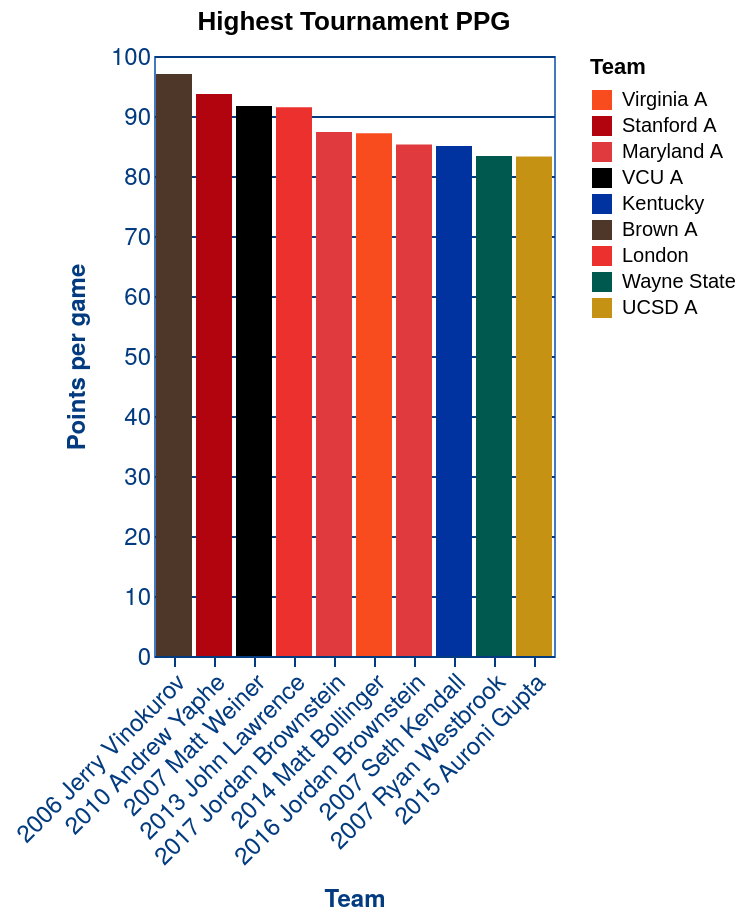

Write the Vega-Lite specification saved for this chart.
### Vega-Lite specification from a JSON file in a GitHub repository (floating-point values rounded to 4 significant figures)
{"$schema": "https://vega.github.io/schema/vega-lite/v5.json", "config": {"axisX": {"domain": true, "domainColor": "#023B7F", "domainWidth": 1, "grid": false, "labelAngle": 0, "labelColor": "#023B7F", "labelFont": "Helvetica Neue", "labelFontSize": 12, "tickColor": "#023B7F", "titleColor": "#023B7F", "titleFont": "Helvetica Neue", "titleFontSize": 12, "titlePadding": 10}, "axisY": {"domain": false, "grid": true, "gridColor": "#023B7F", "gridWidth": 1, "labelAngle": 0, "labelColor": "#023B7F", "labelFont": "Helvetica Neue", "labelFontSize": 12, "ticks": false, "titleColor": "#023B7F", "titleFont": "Helvetica Neue", "titleFontSize": 12, "titlePadding": 10}, "mark": {"color": "#4279C1", "fill": "#7EB7FD"}, "view": {"stroke": "#4279C1"}}, "data": {"values": [{"PPG": 93.68, "player": "Andrew Yaphe", "ppg": 93.68, "team": "Stanford A", "team_tournament": "2010 Andrew Yaphe", "tournament": "ACF Nationals 2010"}, {"PPG": 83.25, "player": "Auroni Gupta", "ppg": 83.25, "team": "UCSD A", "team_tournament": "2015 Auroni Gupta", "tournament": "ACF Nationals 2015"}, {"PPG": 97, "player": "Jerry Vinokurov", "ppg": 97, "team": "Brown A", "team_tournament": "2006 Jerry Vinokurov", "tournament": "ACF Nationals 2006"}, {"PPG": 91.47, "player": "John Lawrence", "ppg": 91.47, "team": "London", "team_tournament": "2013 John Lawrence", "tournament": "ACF Nationals 2013"}, {"PPG": 85.26, "player": "Jordan Brownstein", "ppg": 85.26, "team": "Maryland A", "team_tournament": "2016 Jordan Brownstein", "tournament": "ACF Nationals 2016"}, {"PPG": 87.33, "player": "Jordan Brownstein", "ppg": 87.33, "team": "Maryland A", "team_tournament": "2017 Jordan Brownstein", "tournament": "ACF Nationals 2017"}, {"PPG": 87.11, "player": "Matt Bollinger", "ppg": 87.11, "team": "Virginia A", "team_tournament": "2014 Matt Bollinger", "tournament": "ACF Nationals 2014"}, {"PPG": 91.67, "player": "Matt Weiner", "ppg": 91.67, "team": "VCU A", "team_tournament": "2007 Matt Weiner", "tournament": "ACF Nationals 2007"}, {"PPG": 83.33, "player": "Ryan Westbrook", "ppg": 83.33, "team": "Wayne State", "team_tournament": "2007 Ryan Westbrook", "tournament": "ACF Nationals 2007"}, {"PPG": 85, "player": "Seth Kendall", "ppg": 85, "team": "Kentucky", "team_tournament": "2007 Seth Kendall", "tournament": "ACF Nationals 2007"}]}, "datasets": {"data-d3a0498fd9d3742ac46686e002c2f8b0": [{"PPG": 93.68, "player": "Andrew Yaphe", "ppg": 93.68, "team": "Stanford A", "team_tournament": "2010 Andrew Yaphe", "tournament": "ACF Nationals 2010"}, {"PPG": 83.25, "player": "Auroni Gupta", "ppg": 83.25, "team": "UCSD A", "team_tournament": "2015 Auroni Gupta", "tournament": "ACF Nationals 2015"}, {"PPG": 97, "player": "Jerry Vinokurov", "ppg": 97, "team": "Brown A", "team_tournament": "2006 Jerry Vinokurov", "tournament": "ACF Nationals 2006"}, {"PPG": 91.47, "player": "John Lawrence", "ppg": 91.47, "team": "London", "team_tournament": "2013 John Lawrence", "tournament": "ACF Nationals 2013"}, {"PPG": 85.26, "player": "Jordan Brownstein", "ppg": 85.26, "team": "Maryland A", "team_tournament": "2016 Jordan Brownstein", "tournament": "ACF Nationals 2016"}, {"PPG": 87.33, "player": "Jordan Brownstein", "ppg": 87.33, "team": "Maryland A", "team_tournament": "2017 Jordan Brownstein", "tournament": "ACF Nationals 2017"}, {"PPG": 87.11, "player": "Matt Bollinger", "ppg": 87.11, "team": "Virginia A", "team_tournament": "2014 Matt Bollinger", "tournament": "ACF Nationals 2014"}, {"PPG": 91.67, "player": "Matt Weiner", "ppg": 91.67, "team": "VCU A", "team_tournament": "2007 Matt Weiner", "tournament": "ACF Nationals 2007"}, {"PPG": 83.33, "player": "Ryan Westbrook", "ppg": 83.33, "team": "Wayne State", "team_tournament": "2007 Ryan Westbrook", "tournament": "ACF Nationals 2007"}, {"PPG": 85, "player": "Seth Kendall", "ppg": 85, "team": "Kentucky", "team_tournament": "2007 Seth Kendall", "tournament": "ACF Nationals 2007"}]}, "encoding": {"fill": {"field": "team", "scale": {"domain": ["Virginia A", "Stanford A", "Maryland A", "VCU A", "Kentucky", "Brown A", "London", "Wayne State", "UCSD A"], "range": ["#F84C1E", "#B1040E", "#E03A3E", "#000000", "#0033A0", "#4E3629", "#EB302D", "#00594f", "#C69214"]}, "title": "Team", "type": "nominal"}, "tooltip": [{"field": "player", "type": "nominal"}, {"field": "team", "type": "nominal"}, {"field": "tournament", "type": "nominal"}, {"field": "ppg", "type": "quantitative"}], "x": {"axis": {"labelAngle": 315}, "field": "team_tournament", "sort": {"field": "ppg", "order": "descending"}, "title": "Team", "type": "nominal"}, "y": {"field": "ppg", "title": "Points per game", "type": "quantitative"}}, "mark": "bar", "title": "Highest Tournament PPG"}
